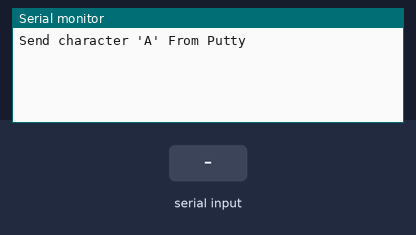
Bench run of a sketch on a simulated Arduino Uno, built with avr-gcc and run on an emulated ATmega328P. Parts: the last lines printed to the serial monitor. The test bench sets the inputs (shaded band).

Above: at 2.2 s.
2.3 s: "A" received over Serial
At 3.5 s:
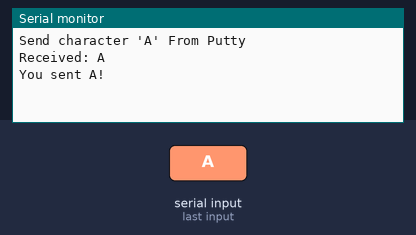
3.8 s: "1" received over Serial
At 4.7 s:
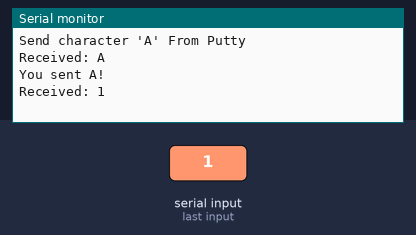

Measured:
- after the input at 2.3 s, the serial monitor: prints a new line at once (image 1)
- after the input at 3.8 s, the serial monitor: prints a new line at once (image 2)

The sketch:

PuttyDemo.ino
```cpp
void setup() {
  Serial.begin(115200);
  delay(1000);

  Serial.println("Send character 'A' From Putty");
}

void loop() {


  if (Serial.available()) {

    char receivedChar = Serial.read();

    Serial.print("Received: ");
    Serial.println(receivedChar);

    // Check for 'A'
    if (receivedChar == 'A') {
      Serial.println("You sent A!");

    }
  }
}
```
